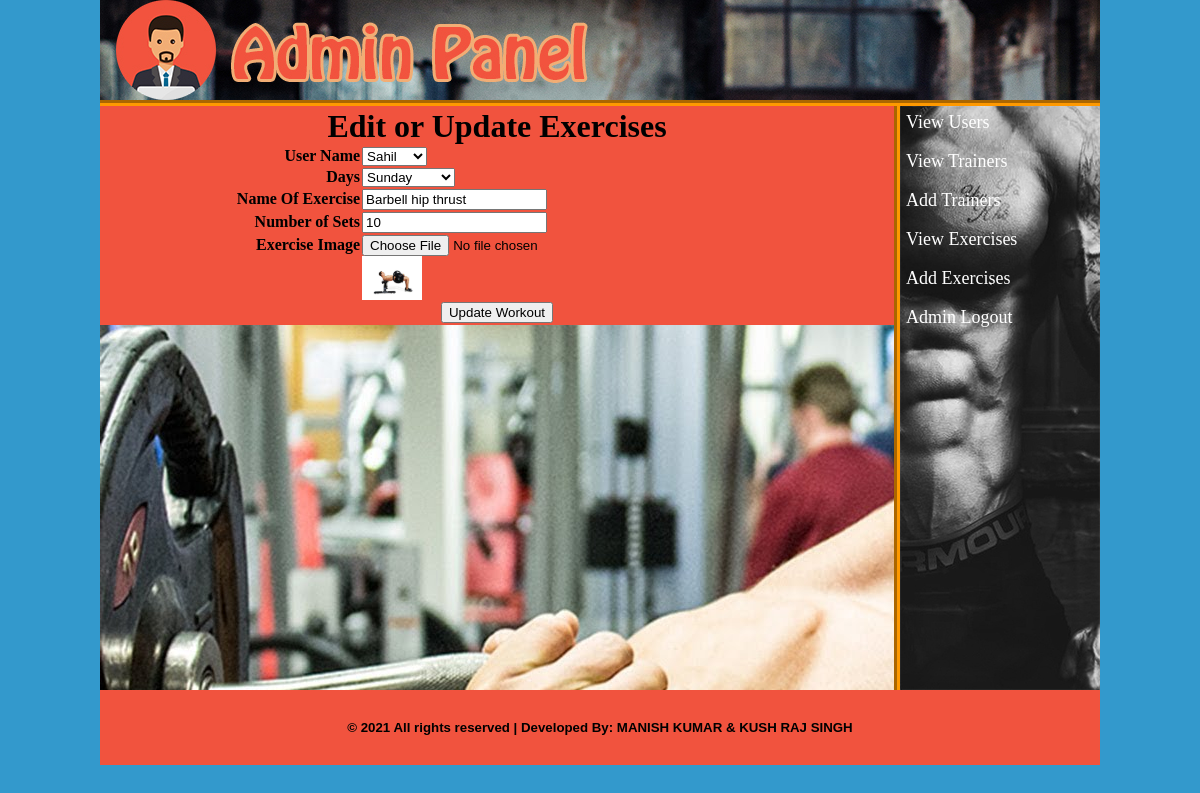
The page /admin/index.php?edit_exercise=20 (signed in) on the database its author committed.
### tables this page shows
CREATE TABLE `users` (
  `user_id` int(10) NOT NULL,
  `user_name` varchar(20) NOT NULL,
  `user_email` varchar(30) NOT NULL,
  `user_pass` varchar(20) NOT NULL,
  `user_weight` int(10) NOT NULL,
  `user_age` int(10) NOT NULL,
  `user_contact` varchar(20) NOT NULL
);

CREATE TABLE `days` (
  `day_id` int(10) NOT NULL,
  `day_name` varchar(20) NOT NULL
);

CREATE TABLE `exercises` (
  `exer_id` int(10) NOT NULL,
  `exer_name` varchar(20) NOT NULL,
  `sets` varchar(10) NOT NULL,
  `day_id` int(10) NOT NULL,
  `exer_img` text NOT NULL,
  `user_id` int(10) NOT NULL
);

### admin/edit_exercises.php (the view, shortened to what this page needs)
<?php
include ("includes/db.php");
if (isset($_GET['edit_exercise'])) {
	$edit_exer_id=$_GET['edit_exercise'];
	$sel_exer="SELECT * FROM exercises WHERE exer_id='$edit_exer_id'";
	$run_exer=mysqli_query($con, $sel_exer);
	$row_exer=mysqli_fetch_array($run_exer);
	$exer_name=$row_exer['exer_name'];
	$sets=$row_exer['sets'];
	$day_id=$row_exer['day_id'];
	$exer_img=$row_exer['exer_img'];
	$user_id=$row_exer['user_id'];
}
$sel_day="SELECT * FROM Days WHERE day_id='$day_id'";
$run_day=mysqli_query($con, $sel_day);
$row_days=mysqli_fetch_array($run_day);
$day_edit_name=$row_days['day_name'];
$sel_user="SELECT * FROM users WHERE user_id='$user_id'";
$run_user=mysqli_query($con, $sel_user);
$row_users=mysqli_fetch_array($run_user);
$user_edit_name=$row_users['user_name'];
?>
<html>
<head>
</head>
<body bgcolor="#999999">
	<form method="post" action="" enctype="multipart/form-data">
		<table width="794px" align="center" border="1" bgcolor="#f1533e">
			<tr>
				<td colspan="2" align="center"><h1>Edit or Update Exercises</h1></td>
			</tr>
			<tr>
				<td align="right"><b>User Name</b></td>
				<td>
					<select name="user">
						<option value="<?php echo $user_id; ?>"><?php echo $user_edit_name; ?></option>
					</select>
				</td>
			</tr>
			<tr>
				<td align="right"><b>Days</b></td>
				<td>
					<select name="day">
						<option value="<?php echo $day_id; ?>"><?php echo $day_edit_name; ?></option>
					</select>
				</td>
			</tr>
			<tr>
				<td align="right"><b>Name Of Exercise</b></td>
				<td><input type="text" name="exercise" value="<?php echo $exer_name; ?>"></td>
			</tr>
			<tr>
				<td align="right"><b>Number of Sets</b></td>
				<td><input type="text" name="sets" value="<?php echo $sets; ?>"></td>
			</tr>
			<tr>
				<td align="right"><b>Exercise Image</b></td>
				<td><input type="file" name="exer_img"><br><img src="exercise_images/<?php echo $exer_img; ?>" width="60" height="44"></td>
			</tr>
			<tr>
				<td colspan="2" align="center"><input type="submit" name="update_workout" value="Update Workout"></td>
			</tr>
		</table>
	</form>
</body>
</html>

### admin/styles/style.css (style rules this page uses)
html, body, div, span, applet, object, iframe, h1, h2, h3, h4, h5, h6, p, blockquote, pre, a, abbr, acronym, address, big, cite, code, del, dfn, em, img, ins, kbd, q, s, samp, small, strike, strong, sub, sup, tt, var, b, u, i, center, dl, dt, dd, ol, ul, li, fieldset, form, label, legend, table, caption, tbody, tfoot, thead, tr, th, td, article, aside, canvas, details, embed, figure, figcaption, footer, header, hgroup, menu, nav, output, ruby, section, summary, time, mark, audio, video { margin: 0; padding: 0; border: 0; vertical-align: baseline; }
body { background-color: #39C; background-repeat: no-repeat; }

### rows shown on the page
users: user "Sahil"
days: day "Sunday"
exercises: exercise "Barbell hip thrust", sets "10", exer_img (picture)
